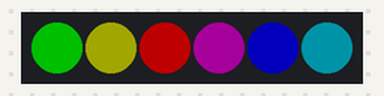
The sketch below on a simulated Arduino Uno, built with avr-gcc and run on an emulated ATmega328P. Shown: 6 RGB LEDs in strip order, left to right. Dim RGB values are drawn brighter than linear.

Above: at 0.09 s.
At 5.44 s:
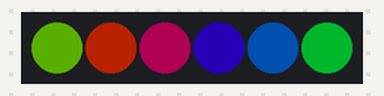
At 9.69 s:
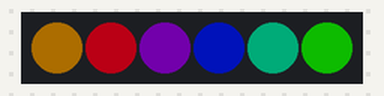
At 19.28 s:
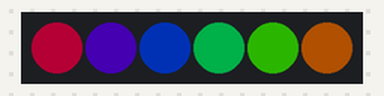
At 29.06 s:
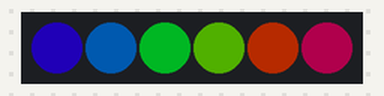
At 38.66 s:
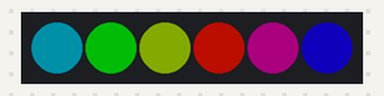
Timing chart, 0 to 40.0 s (numbered marks = the images above):
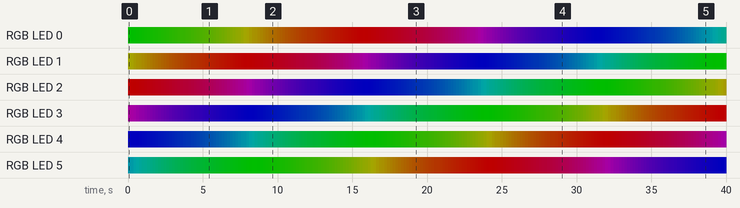

Measured:
- by itself, RGB LED 0: off → RGB(0, 80, 0) at 0.00 s, → RGB(0, 79, 0) 0.18 s later, → RGB(1, 78, 0) 0.18 s later, → RGB(2, 77, 0) 0.18 s later, … (217 changes in this stretch)
- by itself, RGB LED 2: off → RGB(79, 0, 0) at 0.00 s, → RGB(80, 0, 0) 0.18 s later, → RGB(79, 0, 0) 0.18 s later, → RGB(78, 0, 1) 0.18 s later, … (216 changes in this stretch)

The sketch:

rainbow_color_loop.ino
```cpp
// Arduino Sketch for NeoPixel / WS2812 LEDs
// cycle a rainbow over all led
//
// based on sketch https://codebender.cc/sketch:57804
//

#include <Adafruit_NeoPixel.h>

const int ledPin = 3;         // set pin number
const int numLeds = 6;        // the number of the neopixel strip
const int brightness = 80;    // the Brightness of all LEDs
const int cycle_speed = 3000; // time in ms from color to color (0-256)

const int color_shift = 255 / numLeds;

Adafruit_NeoPixel strip = Adafruit_NeoPixel(numLeds, ledPin, NEO_GRB + NEO_KHZ800);

void setup() {
  strip.begin();
  strip.setBrightness(brightness);
}

//
// MAIN LOOP
//
void loop() {
  rainbow(cycle_speed);
  delay(10);
}

//
// Rainbow Cycle
//
void rainbow(uint8_t wait) {
  uint16_t i, j;

  for(j=0; j<256; j++) {    // color loop

    for(i=0; i<strip.numPixels(); i++) {  // led loop
      strip.setPixelColor(i, Wheel((i*color_shift+j) & 255)); // set
    }

    strip.show();
    delay(wait);
  }
}


// Input a value 0 to 255 to get a color value.
// The colours are a transition r - g - b - back to r.
//
uint32_t Wheel(byte WheelPos) {
  if(WheelPos < 85) {
    return strip.Color(WheelPos * 3, 255 - WheelPos * 3, 0);
  }
  else if(WheelPos < 170) {
    WheelPos -= 85;
    return strip.Color(255 - WheelPos * 3, 0, WheelPos * 3);
  }
  else {
    WheelPos -= 170;
    return strip.Color(0, WheelPos * 3, 255 - WheelPos * 3);
  }
}
```
